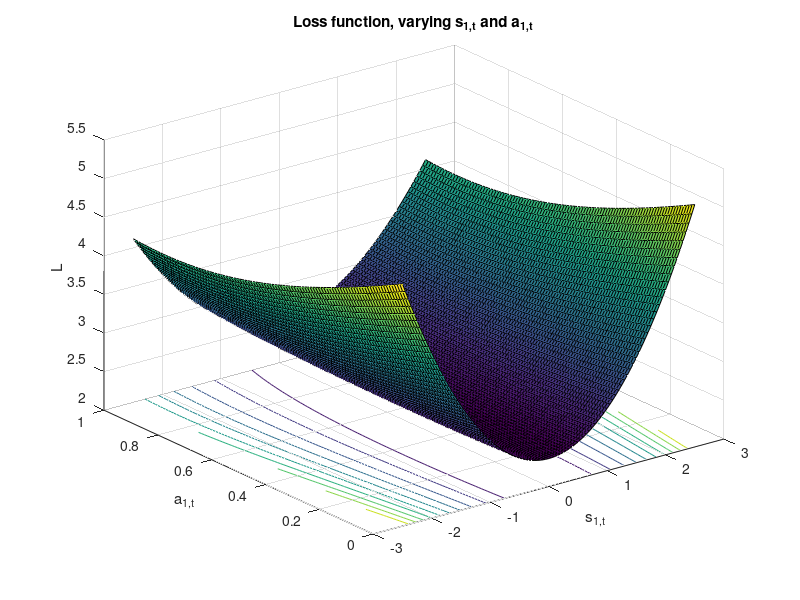
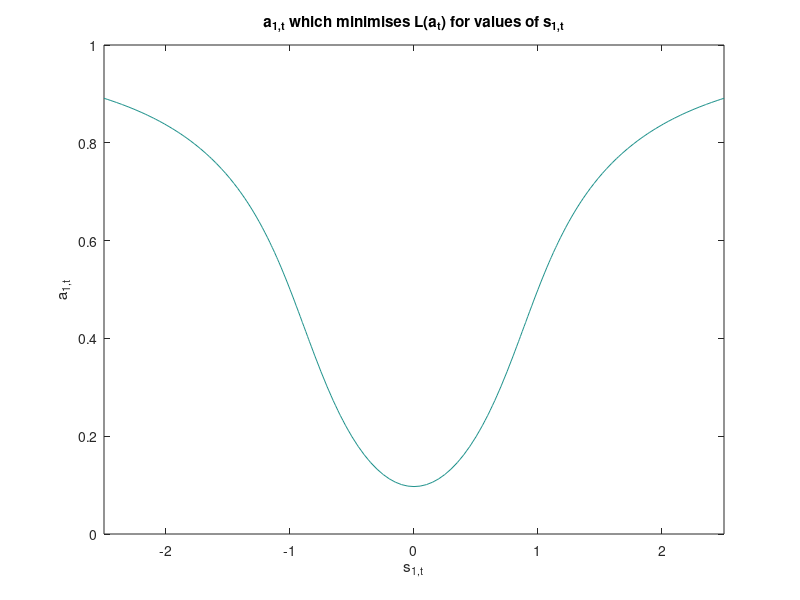
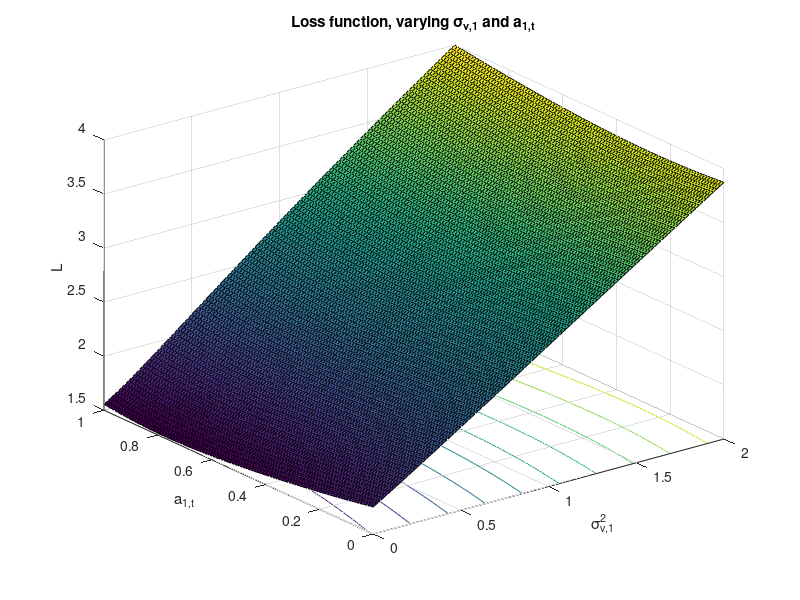
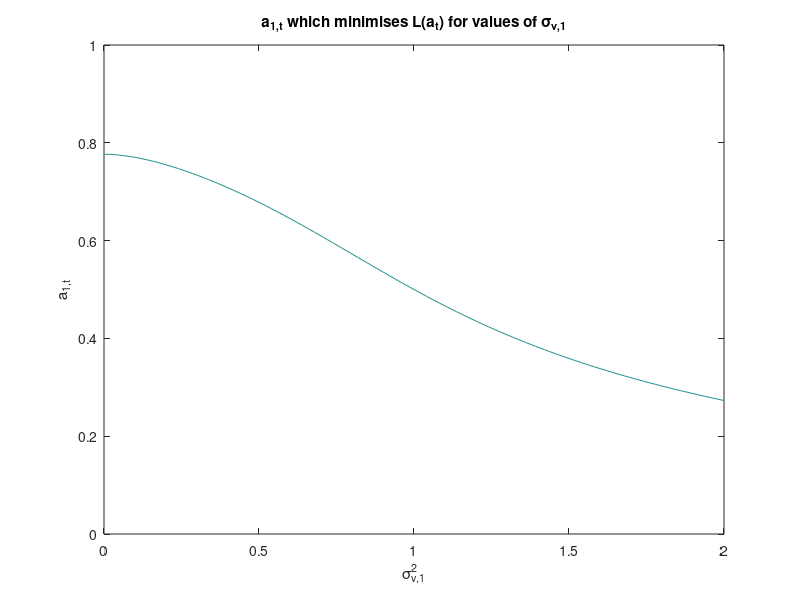

Reproduce these figures in MATLAB, in order.
% Define the parameter values

p.sigeps1 = sqrt(1)^2; % variance of shock over state variable one
p.signu1 = sqrt(1)^2; % variance of shock to CB signal one
p.sigeta1 = sqrt(1)^2; % variance of communication noise for signal one
p.sigeps2 = sqrt(1)^2;
p.signu2 = sqrt(1)^2;
p.sigeta2 = sqrt(1)^2;



% Define the shocks

p.s_1 = 1;
p.s_2 = 1;
p.a = 0.5;

pinit = p;

lambda1 = @(p) p.sigeps1./(p.sigeps1 + p.signu1 + (1-p.a).^2.*p.sigeta1);
lambda2 = @(p) p.sigeps2./(p.sigeps2 + p.signu2 + p.a.^2.*p.sigeta2);

dlambda1da = @(p) 2.*(1-p.a).*lambda1(p).^2.*p.sigeta1./p.sigeps1;
dlambda2da = @(p) -2.*p.a.*lambda2(p).^2.*p.sigeta2./p.sigeps2;


L = @(p) ((lambda1(p) - 1).^2.*p.s_1.^2 + lambda1(p).^2.*(1-p.a).^2.*p.sigeta1 ...
    + p.signu1 +p.signu2 + (lambda2(p) - 1).^2.*p.s_2.^2 + lambda2(p).^2.*p.a.^2*p.sigeta2);

dLda = @(p) p.s_1.^2.*2.*(lambda1(p) -1).*dlambda1da(p) - 2.*lambda1(p).^2.*(1-p.a).*p.sigeta1 ... 
    + 2.*lambda1(p).*dlambda1da(p).*(1-p.a).^2.*p.sigeta1 ...
    + p.s_2.^2.*2.*(lambda2(p) -1).*dlambda2da(p) + 2.*lambda2(p).^2.*p.a.*p.sigeta2 ... 
    + 2.*lambda2(p).*dlambda2da(p).*p.a.^2.*p.sigeta2;

% Special case 
p.s_1 = 1;
p.s_2 = 1;
p.a = 0.5;

L(p)
dLda(p)

%x = 0:0.01:1;

%Lx = L(x);

%plot(x, Lx)

%% Plots


na=100;
as=zeros(1,na);
for i=1:na
    as(i)=(i-1)/(na-1);
end

% How does a change with s1?
p = pinit;

p.s_1 = -2.5; 
ns=101;
S1s=zeros(1,ns);
for i=1:ns
    S1s(i)=p.s_1+0.05*(i-1);
end
Lmats1=zeros(na,ns);
dLdamat_s1=zeros(na,ns);
for i=1:na
    for j=1:ns
        p.a = as(i);
        p.s_1 = S1s(j);
        Lmats1(i,j)=L(p);
        dLdamat_s1(i,j)=dLda(p);
    end
end

% Reset p
p = pinit;

p.signu1 = sqrt(0)^2; 
% How does a change with signu1?
nsignu1=101;
signu1s=zeros(1,nsignu1);
for i=1:nsignu1
    signu1s(i)=p.signu1+0.02*(i-1);
end
Lmatnu1=zeros(na,nsignu1);
dLdamat_nu1=zeros(na,nsignu1);
for i=1:na
    for j=1:nsignu1
        p.a = as(i);
        p.signu1 = signu1s(j);
        Lmatnu1(i,j)=L(p);
        dLdamat_nu1(i,j)=dLda(p);
    end
end


% Reset p
p = pinit;

p.sigeta1 = sqrt(0)^2; 
% How does a change with sigeta1?
nsigeta1=101;
sigeta1s=zeros(1,nsigeta1);
for i=1:nsigeta1
    sigeta1s(i)=p.sigeta1+0.02*(i-1);
end
Lmateta1=zeros(na,nsigeta1);
dLdamat_eta1=zeros(na,nsigeta1);
for i=1:na
    for j=1:nsigeta1
        p.a = as(i);
        p.sigeta1 = sigeta1s(j);
        Lmateta1(i,j)=L(p);
        dLdamat_eta1(i,j)=dLda(p);
    end
end


% Reset p
p = pinit;

p.sigeps1 = sqrt(0)^2; 
% How does a change with sigeps1?
nsigeps1=101;
sigeps1s=zeros(1,nsigeps1);
for i=1:nsigeps1
    sigeps1s(i)=p.sigeps1+0.02*(i-1);
end
Lmateps1=zeros(na,nsigeps1);
dLdamat_eps1=zeros(na,nsigeps1);
for i=1:na
    for j=1:nsigeps1
        p.a = as(i);
        p.sigeps1 = sigeps1s(j);
        Lmateps1(i,j)=L(p);
        dLdamat_eps1(i,j)=dLda(p);
    end
end




figure(1);
surfc(S1s,as,Lmats1);
xlabel('s_{1,t}');
ylabel('a_{1,t}');
zlabel('L');
title('Loss function, varying s_{1,t} and a_{1,t}')
saveas(gcf,'Lossfunction_s1.png')

figure(2);
contour(S1s,as,dLdamat_s1,[0,0]);
xlabel('s_{1,t}');
ylabel('a_{1,t}');
title('a_{1,t} which minimises L(a_{t}) for values of s_{1,t}')
saveas(gcf,'Solution_s1.png')


figure(3);
surfc(signu1s,as,Lmatnu1);
xlabel('\sigma^2_{\nu,1}');
ylabel('a_{1,t}');
zlabel('L');
title('Loss function, varying \sigma_{\nu,1} and a_{1,t}')
saveas(gcf,'Lossfunction_signu1.png')

figure(4);
contour(signu1s,as,dLdamat_nu1,[0,0]);
xlabel('\sigma^2_{\nu,1}');
ylabel('a_{1,t}');
zlabel('L');
title('a_{1,t} which minimises L(a_{t}) for values of \sigma_{\nu,1}')
saveas(gcf,'Solution_signu1.png')


figure(5);
surfc(sigeta1s,as,Lmateta1);
xlabel('\sigma^2_{\eta,1}');
ylabel('a_{1,t}');
zlabel('L');
title('Loss function, varying \sigma_{\eta,1} and a_{1,t}')
saveas(gcf,'Lossfunction_sigeta1.png')

figure(6);
contour(sigeta1s,as,dLdamat_eta1,[0,0]);
xlabel('\sigma^2_{\eta,1}');
ylabel('a_{1,t}');
zlabel('L');
title('a_{1,t} which minimises L(a_{t}) for values of \sigma_{\eta,1}')
saveas(gcf,'Solution_sigeta1.png')



figure(7);
surfc(sigeps1s,as,Lmateps1);
xlabel('\sigma^2_{\epsilon,1}');
ylabel('a_{1,t}');
zlabel('L');
title('Loss function, varying \sigma_{\epsilon,1} and a_{1,t}')
saveas(gcf,'Lossfunction_sigeps1.png')

figure(8);
contour(sigeps1s,as,dLdamat_eps1,[0,0]);
xlabel('\sigma^2_{\epsilon,1}');
ylabel('a_{1,t}');
zlabel('L');
title('a_{1,t} which minimises L(a_{t}) for values of \sigma_{\epsilon,1}')
saveas(gcf,'Solution_sigeps1.png')
    